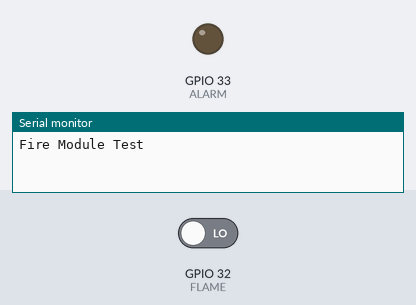
A sketch run on a simulated ESP32. Parts: output pins drawn as LEDs (lit = HIGH), the last lines printed to the serial monitor. The inputs (shaded band) are chosen by the test bench; at power-on: GPIO 32 (FLAME) LOW.

Above: at 1.2 s.
1.3 s: GPIO 32 (FLAME) driven HIGH
At 2.1 s:
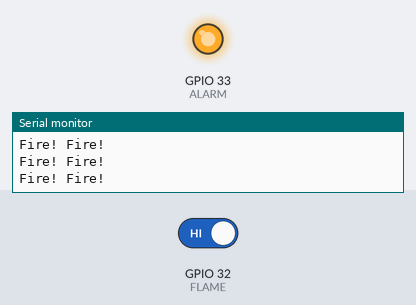
2.9 s: GPIO 32 (FLAME) driven LOW
At 3.4 s:
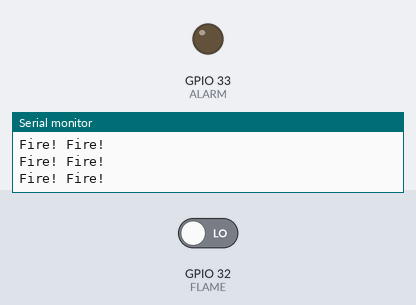
Timing chart, 0 to 5.9 s (numbered marks = the images above; inputs shaded):
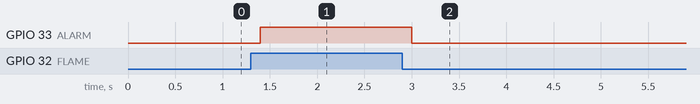

The sketch:

Check_fire_LED.ino
```cpp
#define FLAME 32  // connect DO pin of sensor to this pin
#define ALARM 33  // pin 8 for Alarm

void setup() {
  Serial.begin(9600);
  Serial.println("Fire Module Test");
  pinMode(FLAME, INPUT);   //define FLAME input pin
  pinMode(ALARM, OUTPUT);  //define ALARM output pin
}

void loop() {
  int fire = digitalRead(FLAME);  // read FLAME sensor
  if (fire == HIGH) {
    digitalWrite(ALARM, HIGH);  // set the LED ON
    Serial.println("Fire! Fire!");
  } else {
    digitalWrite(ALARM, LOW);  // Set the LED OFF
  }
  delay(200);
}
```

Measured:
- after the input at 1.3 s, GPIO 33 (ALARM): LOW → HIGH after 0.10 s
- after the input at 2.9 s, GPIO 33 (ALARM): HIGH → LOW after 0.10 s
